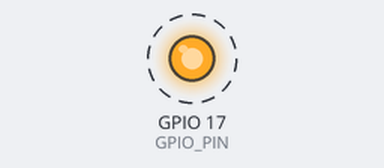
This program was run on a simulated Raspberry Pi (BCM pin numbers). Parts: output pins drawn as LEDs (lit = HIGH). Dashed ring = blinking.

Above: at 0.5 s.
Timing chart, 0 to 4.6 s (numbered marks = the images above):
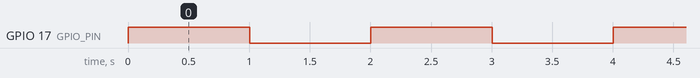

Measured:
- by itself, GPIO 17 (GPIO_PIN): alternates HIGH for 1.0 s and LOW for 1.0 s

The program:

led_pigpio.py
```python
"""
File: led_pigpio.py
Blinking an LED using PiGPIO.
Dependencies:
  pip install pigpio
Built and tested with Python 3.9 on Raspberry Pi 2 Model B
"""
import pigpio                                # (1)
from time import sleep

GPIO_PIN = 17
pi = pigpio.pi()                             # (2)
pi.set_mode(GPIO_PIN, pigpio.OUTPUT)         # (3)

while True:
  pi.write(GPIO_PIN, 1) # 1 = High = On      # (4)
  sleep(1) # 1 second
  pi.write(GPIO_PIN, 0) # 0 = Low = Off      # (5)
  sleep(1) # 1 second
```
